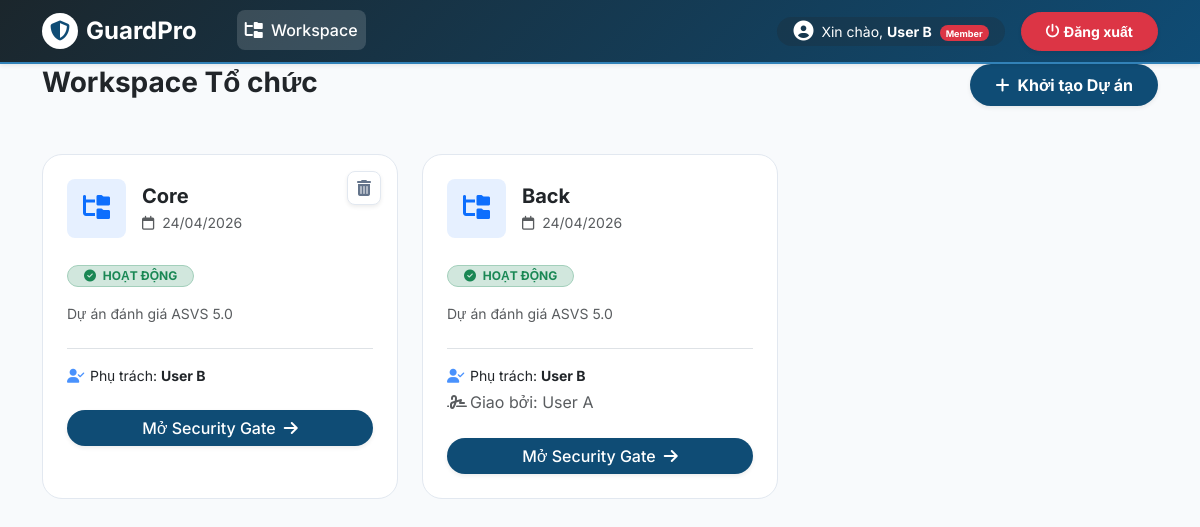
The app's page /management (signed in) with its own data.
### security_gate/database/models.py (models this page shows)
class User(Base):
    __tablename__ = "users"
    id = Column(Integer, primary_key=True, index=True)
    email = Column(String, unique=True, index=True)
    hashed_password = Column(String)
    full_name = Column(String)
    is_active = Column(Boolean, default=True)
    role = Column(Enum(UserRole), default=UserRole.MEMBER)
    org_id = Column(Integer, ForeignKey("organizations.id"), index=True)
    organization = relationship("Organization", back_populates="users")
    projects_created = relationship(
        "Project",
        back_populates="creator",
        foreign_keys="[Project.creator_id]"
    )

class Project(Base):
    __tablename__ = "projects"
    id = Column(Integer, primary_key=True, index=True)
    name = Column(String, index=True)
    description = Column(String)
    organization_id = Column(Integer, ForeignKey("organizations.id"), index=True)
    owner_id = Column(Integer, ForeignKey("users.id"), index=True)
    creator_id = Column(Integer, ForeignKey("users.id"))
    is_deleted = Column(Boolean, default=False)
    is_locked = Column(Boolean, default=False) # [TÍNH NĂNG MỚI]: Khóa dự án bởi Admin
    created_at = Column(DateTime, server_default=func.now())
    organization = relationship("Organization", back_populates="projects")
    owner = relationship("User", foreign_keys=[owner_id])
    creator = relationship("User", foreign_keys=[creator_id], back_populates="projects_created")
    scan_reports = relationship("ScanReport", back_populates="project")

### security_gate/api/ui_routes.py (the view)
@router.get("/management", response_class=HTMLResponse)
async def management_page(request: Request, db: Session = Depends(get_db)):
    user_id = request.session.get("user_id")
    if not user_id:
        return RedirectResponse(url="/login", status_code=status.HTTP_303_SEE_OTHER)
    current_user = db.query(User).filter(User.id == user_id).first()
    if not current_user:
        request.session.clear() # Xóa session lỗi để tránh vòng lặp redirect
        return RedirectResponse(url="/login", status_code=status.HTTP_303_SEE_OTHER)
    is_admin = current_user.role == "admin" or current_user.role == UserRole.ADMIN
    if is_admin:
        projects = db.query(Project).filter(Project.is_deleted == False).all()
        members = db.query(User).filter(
            User.org_id == current_user.org_id  # Chỉ lấy người cùng công ty/tổ chức
        ).all()
    else:
        projects = db.query(Project).filter(
            (Project.owner_id == current_user.id) | (Project.creator_id == current_user.id),
            Project.is_deleted == False
        ).all()
        members = []
    return templates.TemplateResponse("management.html", {
        "request": request,
        "user": current_user,
        "projects": projects,
        "members": members
    })

### security_gate/templates/management.html (shortened to what this page needs)
<!DOCTYPE html>
<html lang="vi">
<head>
    <link href="https://cdn.jsdelivr.net/npm/bootstrap@5.3.2/dist/css/bootstrap.min.css" rel="stylesheet">
    <link rel="stylesheet" href="https://cdnjs.cloudflare.com/ajax/libs/font-awesome/6.4.0/css/all.min.css">
</head>
<body>
    {% include '_nav.html' %}
    <main class="container-lg">
        <div class="d-flex flex-column flex-md-row justify-content-between align-items-md-center mb-5 gap-3">
            <div>
                <h2 class="h3 fw-bold text-dark mb-1">Workspace Tổ chức</h2>
            </div>
            <button class="btn text-white fw-bold rounded-pill px-4 py-2 shadow-sm d-flex align-items-center transition"
                    style="background-color: var(--brand-primary);" data-bs-toggle="modal" data-bs-target="#createProjectModal">
                <i class="fa-solid fa-plus me-2"></i> Khởi tạo Dự án
            </button>
        </div>
        <div class="row row-cols-1 row-cols-md-2 row-cols-lg-3 g-4">
            {% for project in projects %}
            <div class="col">
                <div class="saas-card h-100 {% if project.is_locked %}project-locked{% endif %}">
                    <div class="admin-controls">
                        {% if project.creator_id == user.id %}
                        <form action="/delete_project/{{ project.id }}" method="POST" class="m-0" onsubmit="return confirm('Xóa vĩnh viễn dự án [{{ project.name }}]?');">
                            <button type="submit" class="btn-control btn-delete shadow-sm" title="Xóa dự án">
                                <i class="fa-solid fa-trash-can"></i>
                            </button>
                        </form>
                        {% endif %}
                    </div>
                    <div class="card-body p-4 d-flex flex-column {% if not project.is_locked %}project-clickable{% endif %}"
                         {% if not project.is_locked %} onclick="window.location.href='/project/{{ project.id }}'" {% endif %}>
                        <div class="d-flex align-items-center mb-4">
                            <div class="bg-primary bg-opacity-10 rounded-3 p-3 me-3 text-primary">
                                <i class="fa-solid {% if project.is_locked %}fa-shield-halved text-warning{% else %}fa-folder-tree{% endif %} fs-4"></i>
                            </div>
                            <div>
                                <h3 class="h5 fw-bold text-dark mb-1 text-truncate" style="max-width: 150px;" title="{{ project.name }}">{{ project.name }}</h3>
                                <div class="small text-muted"><i class="fa-regular fa-calendar me-1"></i> {{ project.created_at.strftime('%d/%m/%Y') }}</div>
                            </div>
                        </div>
                        <div class="mb-3">
                            {% if project.is_locked %}
                                <span class="badge bg-warning-subtle text-warning border border-warning-subtle rounded-pill px-3 py-1">
                                    <i class="fa-solid fa-lock me-1"></i> ĐÃ ĐÓNG BĂNG
                                </span>
                            {% else %}
                                <span class="badge bg-success-subtle text-success border border-success-subtle rounded-pill px-3 py-1">
                                    <i class="fa-solid fa-circle-check me-1"></i> HOẠT ĐỘNG
                                </span>
                            {% endif %}
                        </div>
                        <p class="text-muted small mb-4 flex-grow-1">
                            {{ project.description or 'Thực hiện đánh giá các tiêu chí bảo mật Open-Source.' }}
                        </p>
                        <div class="border-top pt-3">
                            <div class="d-flex flex-column gap-1">
                                <div class="d-flex align-items-center small text-dark">
                                    <i class="fa-solid fa-user-check me-2 text-primary opacity-75" style="width: 15px;"></i>
                                    <span>Phụ trách: <strong>{{ project.owner.full_name }}</strong></span>
                                </div>
                                {% if project.creator_id != project.owner_id %}
                                <div class="d-flex align-items-center x-small text-muted">
                                    <i class="fa-solid fa-signature me-2" style="width: 15px;"></i>
                                    <span>Giao bởi: {{ project.creator.full_name }}</span>
                                </div>
                                {% endif %}
                            </div>
                        </div>
                    </div>
                    <div class="card-footer bg-transparent border-top-0 px-4 pb-4">
                        {% if project.is_locked %}
                            <button class="btn btn-light w-100 rounded-pill fw-medium border text-muted disabled">
                                <i class="fa-solid fa-ban me-1"></i> Read Only Mode
                            </button>
                        {% else %}
                            <a href="/project/{{ project.id }}" class="btn btn-primary w-100 rounded-pill fw-medium shadow-sm d-flex justify-content-center align-items-center gap-2" style="background-color: var(--brand-primary); border: none;">
                                Mở Security Gate <i class="fa-solid fa-arrow-right"></i>
                            </a>
                        {% endif %}
                    </div>
                </div>
            </div>
            {% endfor %}
        </div>
    </main>
</body>
</html>

### security_gate/templates/_nav.html (shortened to what this page needs)
<nav class="navbar navbar-expand-lg navbar-dark navbar-custom shadow-sm sticky-top">
    <div class="container-lg">
        <a class="navbar-brand fw-bold d-flex align-items-center" href="/">
            <div class="bg-white rounded-circle p-1 me-2 d-flex align-items-center justify-content-center brand-icon-wrapper">
                <i class="fa-solid fa-shield-halved fs-5" style="color: var(--brand-primary);"></i>
            </div>
            <span class="fs-4 tracking-wide">GuardPro</span>
        </a>
        <div class="collapse navbar-collapse" id="navMenu">
            <ul class="navbar-nav me-auto mb-2 mb-lg-0 ms-lg-4 gap-1">
                <li class="nav-item">
                    <a class="nav-link fw-medium {% if request.path == '/management' %}active{% endif %}" href="/management">
                        <i class="fa-solid fa-folder-tree me-1"></i> Workspace
                    </a>
                </li>
            </ul>
            <div class="d-flex align-items-center gap-3 mt-3 mt-lg-0">
                {% if user %}
                    <div class="d-flex align-items-center bg-dark bg-opacity-25 rounded-pill px-3 py-1">
                        <i class="fa-solid fa-circle-user text-white fs-5 me-2"></i>
                        <span class="text-white small">
                            Xin chào, <strong>{{ user.full_name or user.username }}</strong>
                            {% if user.role == 'member' %}
                                <span class="badge bg-danger ms-1 rounded-pill" style="font-size: 0.65em;">Member</span>
                            {% endif %}
                        </span>
                    </div>
                    <a href="/logout" class="btn btn-danger btn-sm px-4 py-2 fw-bold rounded-pill shadow-sm d-flex align-items-center transition">
                        <i class="fa-solid fa-power-off me-1"></i> Đăng xuất
                    </a>
                {% else %}
                    <a href="/login" class="btn btn-outline-light btn-sm px-4 py-2 fw-bold rounded-pill transition">Đăng nhập</a>
                    <a href="/register" class="btn btn-light btn-sm px-4 py-2 fw-bold rounded-pill shadow-sm transition" style="color: var(--brand-primary);">Đăng ký</a>
                {% endif %}
            </div>
        </div>
    </div>
</nav>

### security_gate/templates/management.html (style rules this page uses)
:root { --brand-primary: #4f46e5; --brand-gradient: linear-gradient(135deg, #1b262c 0%, #0f4c75 100%); --bg-body: #f8fafc; --lock-color: #f59e0b; }
body { font-family: 'Inter', sans-serif; background-color: var(--bg-body); color: #334155; }
.saas-card { background: #fff; border-radius: 1.25rem; border: 1px solid #e2e8f0; transition: all 0.3s cubic-bezier(0.4, 0, 0.2, 1); position: relative; overflow: hidden; }
.project-clickable { cursor: pointer; }
.admin-controls { position: absolute; top: 1rem; right: 1rem; display: flex; gap: 0.5rem; z-index: 30; }
.btn-control { width: 34px; height: 34px; display: flex; align-items: center; justify-content: center; border-radius: 8px; border: 1px solid #e2e8f0; background: white; transition: all 0.2s; color: #64748b; }

### security_gate/templates/_nav.html (style rules this page uses)
:root { --brand-primary: #0f4c75; --brand-gradient: linear-gradient(135deg, #1b262c 0%, #0f4c75 100%); --nav-hover-bg: rgba(255, 255, 255, 0.15); }
.navbar-custom { background: var(--brand-gradient); border-bottom: 2px solid #3282b8; }
.navbar-custom .nav-link { color: rgba(255, 255, 255, 0.85); border-radius: 8px; transition: all 0.2s ease-in-out; padding: 0.5rem 1rem; }
.navbar-custom .nav-link:hover, .navbar-custom .nav-link.active { color: #ffffff; background-color: var(--nav-hover-bg); transform: translateY(-1px); }
.navbar-brand .brand-icon-wrapper { width: 36px; height: 36px; transition: transform 0.3s ease; }

### records on screen
User: full_name "User B"
Project: is_locked False (drawn), name "Core", created_at "24/04/2026", description "Dự án đánh giá ASVS 5.0", owner.full_name "User B"
Project: is_locked False (drawn), name "Back", created_at "24/04/2026", description "Dự án đánh giá ASVS 5.0", owner.full_name "User B", creator.full_name "User A"
